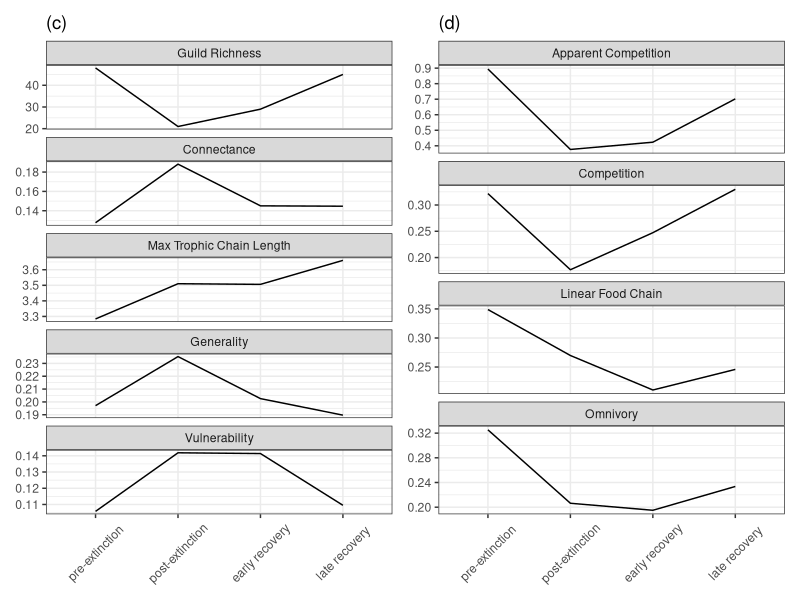

This figure's R source:
# plotting network stats through time
# Toarcian
# Dunhill et al 2022

# libraries ----
library(tidyverse)
library(patchwork)

# data and data subset to guild level  ----
## this is andrew based data using GuildWebsBuildPlotAnalyse and calc_select_stats
guilds <- read_csv("Data/metrics_time2.csv")

## these are alex's original data
## did not use calc_select_stats
## this uses calc_network_stats 
## provides gen and vuln data

guilds2 <- read_csv("Data/metrics_time.csv") %>% filter(resolution == "guild") %>% 
  select(-resolution)

# checking
colnames(guilds)
colnames(guilds2)

#checking
guilds %>% select(sd_normalized_in_degree, sd_normalized_out_degree)
guilds2 %>% select(generality, vulnerability)


# data management to create axis labels ----
guilds <- guilds %>% 
  mutate(time2 = case_when(
    time == 1 ~ "pre-extinction",
    time == 2 ~ "post-extinction",
    time == 3 ~ "early recovery",
    time == 4 ~ "late recovery")) %>% 
  mutate(time2 = factor(time2, levels = c("pre-extinction",
                                          "post-extinction",
                                          "early recovery",
                                          "late recovery")))


# subsets of Structure metrics and Motif metrics ----
guildsStructureDat <- guilds %>% 
  select(time, time2, taxa, connectance, max_tl_std, sd_normalized_in_degree, sd_normalized_out_degree) %>% 
  pivot_longer(-c(time, time2), names_to = "Metric", values_to = "Value") %>% 
  mutate(Metric = case_when(
    Metric == "taxa" ~ "Guild Richness",
    Metric == "connectance" ~ "Connectance",
    Metric == "max_tl_std" ~ "Max Trophic Chain Length",
    Metric == "sd_normalized_in_degree" ~ "Generality",
    Metric == 'sd_normalized_out_degree' ~ "Vulnerability"
  )) %>% 
  mutate(Metric = fct_relevel(Metric, "Guild Richness", "Connectance", "Max Trophic Chain Length",
                              "Generality", "Vulnerability"))

guildsMotifDat <- guilds %>% 
  select(time, time2, norm_mot_lin, norm_mot_omn, norm_mot_ap_comp, norm_mot_dir_comp) %>% 
  pivot_longer(-c(time, time2), names_to = "Metric", values_to = "Value") %>% 
  mutate(Metric = case_when(
    Metric == "norm_mot_lin" ~ "Linear Food Chain",
    Metric == "norm_mot_omn" ~ "Omnivory",
    Metric == "norm_mot_ap_comp" ~ "Apparent Competition",
    Metric == "norm_mot_dir_comp" ~ "Competition"
  ))

guildsMotifDat2 <- guilds2 %>% 
  select(time, s1, s2, s4, s5) %>% 
  pivot_longer(-c(time), names_to = "Metric", values_to = "Value") %>% 
  mutate(Metric = case_when(
    Metric == "s1" ~ "Linear Food Chain",
    Metric == "s2" ~ "Omnivory",
    Metric == "s4" ~ "Apparent Competition",
    Metric == "s5" ~ "Competition"
  )) %>% 
  mutate(time2 = case_when(
    time == 1 ~ "pre-extinction",
    time == 2 ~ "post-extinction",
    time == 3 ~ "early recovery",
    time == 4 ~ "late recovery")) %>% 
  mutate(time2 = factor(time2, levels = c("pre-extinction",
                                          "post-extinction",
                                          "early recovery",
                                          "late recovery")))


# plots ----
structPlot <- ggplot(guildsStructureDat, aes(x = time2, y =Value, group = Metric))+
  geom_line()+
  facet_wrap(~ Metric, scales = "free_y", ncol = 1)+
  labs(x = NULL, y = NULL, title = "(c)")+
  theme_bw()+
  theme(axis.text.x = element_text(angle = 45, vjust = 0.5))

# structPlot

# motifPlot <- ggplot(guildsMotifDat, aes(x = time2, y =Value, group = Metric))+
#   geom_line()+
#   facet_wrap(~ Metric, scales = "free_y", ncol = 1)+
#   labs(x = NULL, y = NULL)+
#   theme_bw(base_size = 15)+
#   theme(axis.text.x = element_text(angle = 45, vjust = 0.5))
# 
# motifPlot

motifPlot2 <- ggplot(guildsMotifDat2, aes(x = time2, y =Value, group = Metric))+
  geom_line()+
  facet_wrap(~ Metric, scales = "free_y", ncol = 1)+
  labs(x = NULL, y = NULL, title = "(d)")+
  theme_bw()+
  theme(axis.text.x = element_text(angle = 45, vjust = 0.5))

# motifPlot2


# patchwork layout ----
structPlot+motifPlot2
